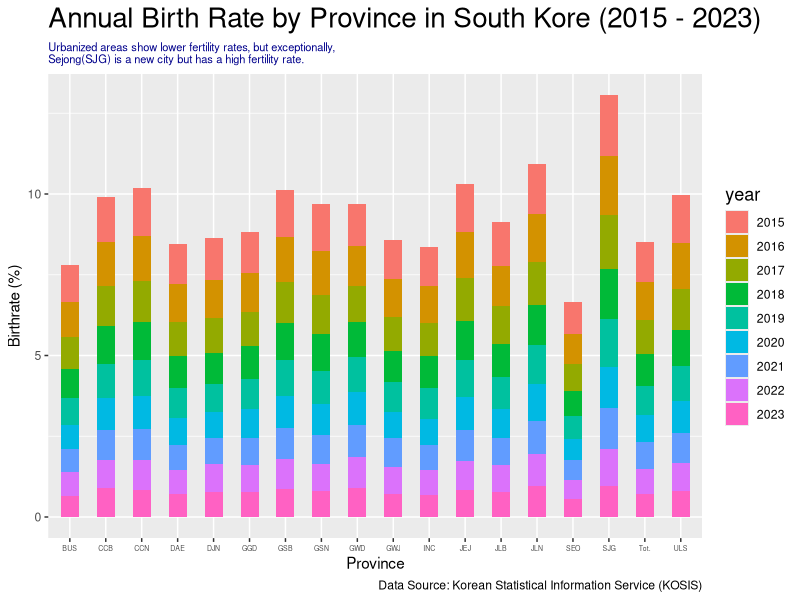
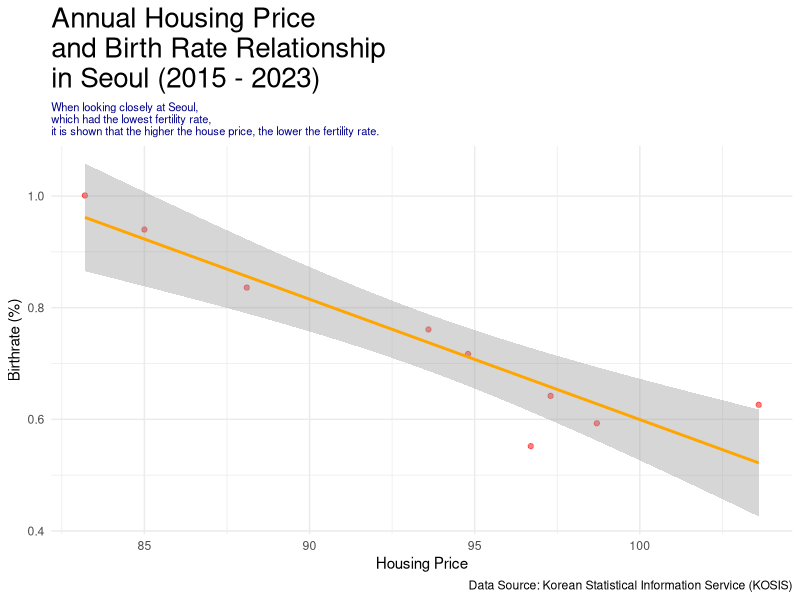

Write the R code that produced these figures, in order.
## ---- chunk 1
# install readxl package to read excel file, if needed
# install.packages("readxl")

library(readxl)

library(tidyverse)

library(ggplot2)

# Korea Birth Rate (By Province)

birthrate <-
  read_xlsx("data/birthrate.xlsx") 

birthrate <- birthrate |>
  pivot_longer(
    cols = starts_with("20"),
    names_to = "year",
    values_to = "birthrate"
  )

# Korea Housing Price (By Province)

housingprice <-
  read_xlsx("data/housingprice.xlsx") 

housingprice <- housingprice |>
  pivot_longer(
    cols = starts_with("20"),
    names_to = "year",
    values_to = "housingprice"
  )

housingprice <- housingprice |>
  mutate(housingprice = as.numeric(housingprice))

# Korea Single Household Dataset (By Administrative Region)

## ---- chunk 2
# First ggplot2 Graph (Bar Chart)
# **Need to add a proper subtitle
# **Need to design it later (font size color etc)

# We used abbreviation of provinces' names, instead of full name. The reason is 
#that the province's names are long.

ggplot(birthrate, mapping = aes(x = Province, y = birthrate, fill = year, color = )) +
  geom_col(width = 0.5) +
  labs(title = "Annual Birth Rate by Province in South Kore (2015 - 2023)",
       subtitle = "Urbanized areas show lower fertility rates, but exceptionally,
Sejong(SJG) is a new city but has a high fertility rate.",
       x = "Province",
       y = "Birthrate (%)",
       caption = "Data Source: Korean Statistical Information Service (KOSIS)") +
  theme(
    plot.title = element_text(size = 20),
    plot.subtitle = element_text(size = 8, color = "Dark Blue"),
    legend.title = element_text(size = 13),
    axis.text.x = element_text(size = 5))

## ---- chunk 3
# Second ggplot2 Graph (Scatterplot)

scatterplotdata <- full_join(birthrate, housingprice)

scatterplotdata <- scatterplotdata |>
  filter(Province %in% c("SEO"))

ggplot(scatterplotdata, aes(x = housingprice, y = birthrate)) +
  geom_point(alpha = 0.5, color = "red") +
  geom_smooth(method = "lm", color = "orange") +
  labs(
    title = "Annual Housing Price 
and Birth Rate Relationship 
in Seoul (2015 - 2023)", 
    subtitle = "When looking closely at Seoul,
which had the lowest fertility rate,
it is shown that the higher the house price, the lower the fertility rate.", 
    x = "Housing Price", 
    y = "Birthrate (%)", 
    caption = "Data Source: Korean Statistical Information Service (KOSIS)") + 
  theme_minimal() +
  theme(
    plot.title = element_text(size = 20),
    plot.subtitle = element_text(size = 8, color = "Dark Blue"))

## ---- chunk 4

## ---- chunk 5

